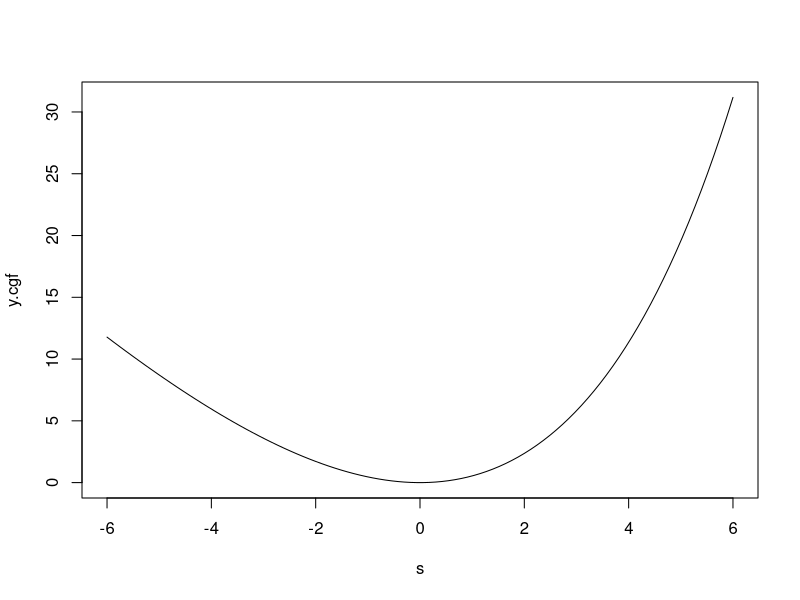
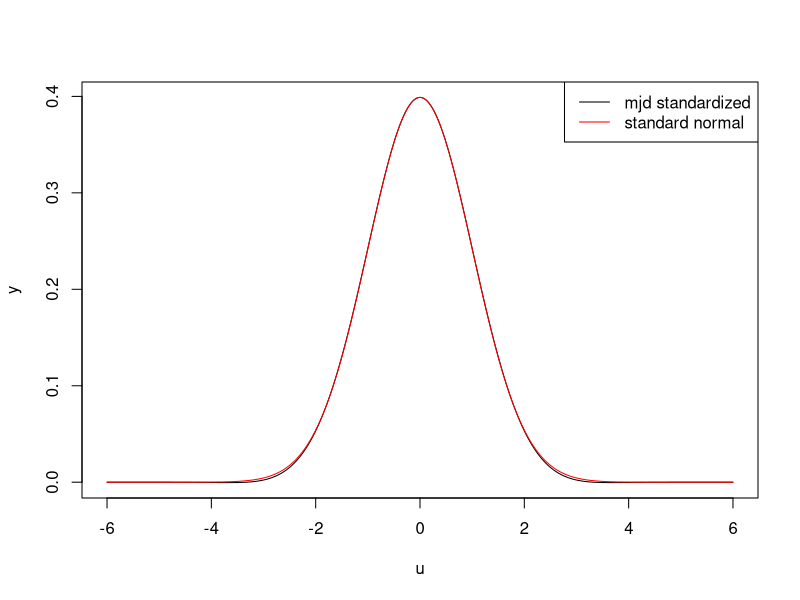
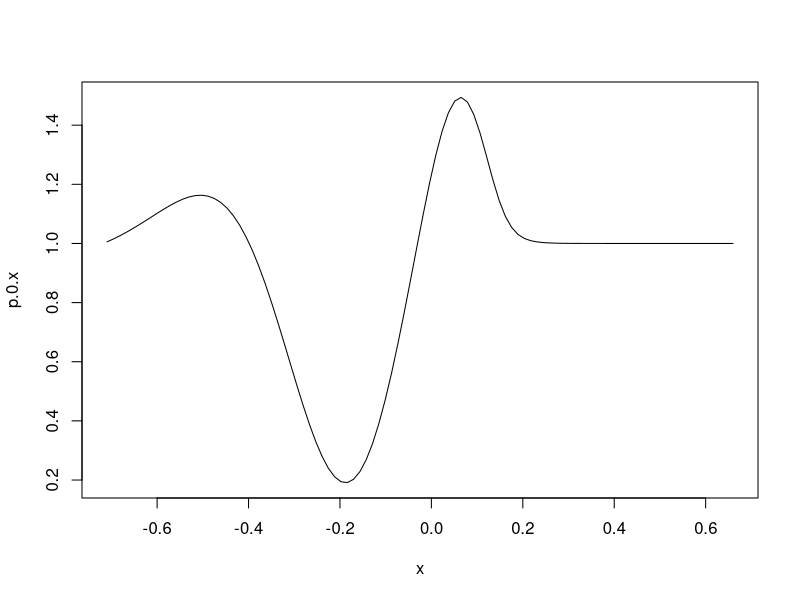
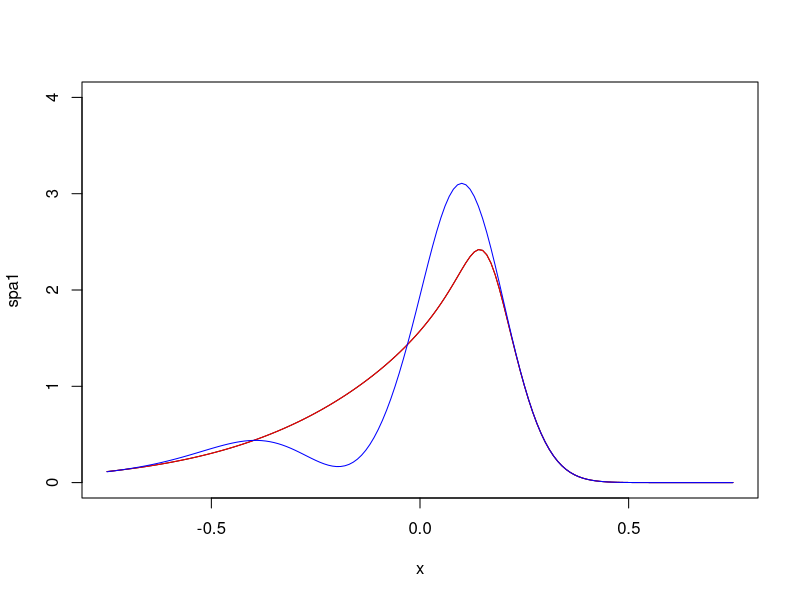
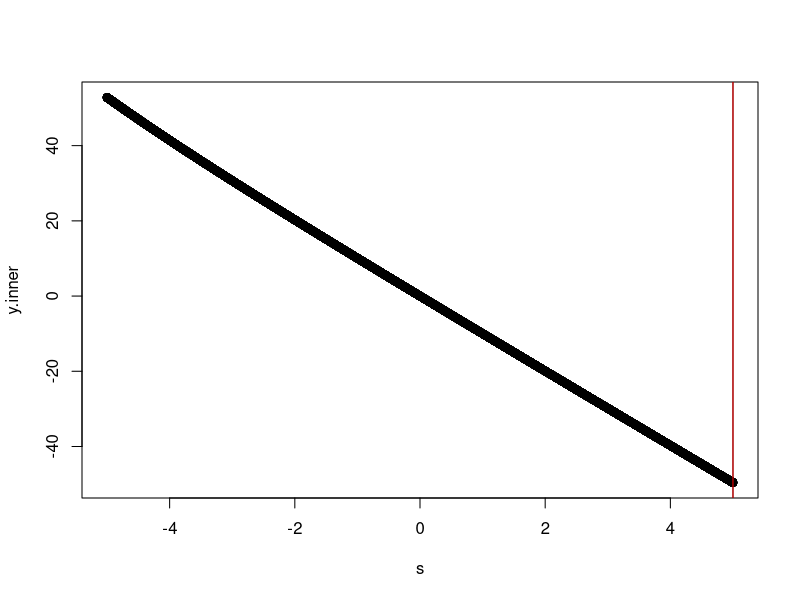

These figures' R source, in order: (Note: this script raises an error after producing the figures.)
# Program for inspacting the cgf of a Merton Jump Diffusion

param <- c("r"=0.03,"sigma"=0.2,"lambda"=1,"mu"=-0.5,"nu"=0.1, "x0"=0, "t"=1/4)

# K
mjd.cgf <- function(s, r=param["r"],sigma=param["sigma"],lambda=param["lambda"],
                    mu=param["mu"],nu=param["nu"], x0=param["x0"], t=param["t"]){
    k = exp(mu+0.5*nu^2) - 1
    s*x0 + s*t*(r-lambda*k-sigma^2/2) + s^2*sigma^2*t/2 +
        lambda*t*(exp(s*mu+s^2*nu^2/2)-1)
}
# K'
mjd.cgf.1 <- function(s, r=param["r"],sigma=param["sigma"],lambda=param["lambda"],
                      mu=param["mu"],nu=param["nu"], x0=param["x0"], t=param["t"]){
    k = exp(mu+0.5*nu^2) - 1
    x0+t*(r-lambda*k-sigma^2/2) + s*sigma^2*t + 
        (mu+nu^2*s) * lambda*t*exp(s*mu+s^2*nu^2/2)
}
# K''
mjd.cgf.2 <- function(s, r=param["r"],sigma=param["sigma"],lambda=param["lambda"],
                      mu=param["mu"],nu=param["nu"], x0=param["x0"], t=param["t"]){
    k = exp(mu+0.5*nu^2) - 1
    sigma^2*t + lambda*t*exp(s*mu+s^2*nu^2/2) * (nu^2+(mu+nu^2*s)^2)
}
# phi.stand
s.hat.fn <- function(s.start, x, cgf=mjd.cgf, cgf.1=mjd.cgf.1){
    nlminb(start=s.start, 
           objective=function(s,x){cgf(s)-s*x}, 
           gradient=function(s,x){cgf.1(s)-x}, 
           x=x)$par
}
# phi.stand
phi.stand <- function(s, x, cgf=mjd.cgf, cgf.1=mjd.cgf.1, cgf.2=mjd.cgf.2){
    s.hat <- s.hat.fn(0, x, cgf, cgf.1)
    exp(
        -cgf(s.hat) - 1i*s*x/sqrt(cgf.2(s.hat)) +
            cgf(
                1i*s/sqrt(cgf.2(s.hat)) + s.hat
            )
    )
}
phi.stand(0, 10)

cgf.stand <- function(s, x, cgf=mjd.cgf, cgf.1=mjd.cgf.1, cgf.2=mjd.cgf.2){
    s.hat <- s.hat.fn(0, x, cgf, cgf.1)
    (
        -cgf(s.hat) - s*x/sqrt(cgf.2(s.hat)) +
            cgf(
                s/sqrt(cgf.2(s.hat)) + s.hat
            )
    )
}
cgf.stand(0,10)
check <- nlminb(10, cgf.stand, x=100)$par
s <- seq(-6,6, length.out = 100)
y.cgf <- sapply(s, cgf.stand, x=12)
plot(s,y.cgf, type="l")

# plot phi.stand / sqrt(2*pi), versus standard normal
u <- seq(-6,6,0.01)
y <- sapply(u, function(u){Re(phi.stand(u, x=10))/(sqrt(2*pi))})
plot(u,y, type="l")
lines(u, dnorm(u,0,1),col="red")
legend("topright", legend=c("mjd standardized", "standard normal"), col=c("black", "red"), lty=c(1,1))

# as a function of x
p.0 <- function(x){
    u <- seq(-6,6,0.05)
    y <- sapply(u, function(u){Re(phi.stand(u, x))/(sqrt(2*pi))})
    sum(y)*(u[2]-u[1])
}
mjd.e <- mjd.cgf.1(0)
mjd.v <- mjd.cgf.2(0)
x <- seq(mjd.e - 2.5*sqrt(mjd.v), mjd.e+2.5*sqrt(mjd.v), length.out = 100)
p.0.x <- sapply(x, p.0)
plot(x, p.0.x,type="l")


# Plot aeld(exp(-x^2) and phi.stand change of variable)



# Approximate int phi.stand / sqrt(2*pi) with spa
s.stand.hat <- function(start, cgf, x){
    nlminb(start, cgf, x=x)$par
}

cgf.stand.1 <- function(s, x, cgf=mjd.cgf, cgf.1=mjd.cgf.1, cgf.2=mjd.cgf.2){
    s.hat <- s.hat.fn(0, x, cgf, cgf.1)
    (
         - x/sqrt(cgf.2(s.hat)) +
            cgf.1(
                s/sqrt(cgf.2(s.hat)) + s.hat
            ) / sqrt(cgf.2(s.hat))
    )
}
cgf.stand.2 <- function(s, x, cgf=mjd.cgf, cgf.1=mjd.cgf.1, cgf.2=mjd.cgf.2){
    s.hat <- s.hat.fn(0, x, cgf, cgf.1)
    (
            cgf.2(
                s/sqrt(cgf.2(s.hat)) + s.hat
            ) / cgf.2(s.hat)
    )
}
s.stand.hat.0 <- s.stand.hat(0, cgf.stand, x=12)
cgf.stand.1(s.stand.hat.0, x=12)
cgf.stand.2(s.stand.hat.0, x=12)

spa <- function(sp, x, cgf=mjd.cgf, cgf.2=mjd.cgf.2){
    exp(cgf(sp)-sp*x) / sqrt(2*pi*cgf.2(sp))
}
doublespa <- function(spa1, sp.stand, x){
    spa1 * exp(cgf.stand(sp.stand, x)) / sqrt(cgf.stand.2(sp.stand, x))
}
x = 0
sp <- s.hat.fn(0,x)
spa1 <- spa(sp, x)
sp.stand <- s.stand.hat(0, cgf.stand, x=x)
doublespa(spa1, sp.stand, x)

x <- seq(-0.75,0.75,by=0.01)
spa1 <- sapply(x, function(x){
    sp <- s.hat.fn(0,x)
    spa(sp, x)
})
spa2 <- sapply(x, function(x){
    sp <- s.hat.fn(0,x)
    spa1 <- spa(sp, x)
    sp.stand <- s.stand.hat(0, cgf.stand, x=x)
    doublespa(spa1, sp.stand, x)
})
p.0.x <- sapply(x, p.0)

plot(x,spa1, ylim=c(0,4), type="l")
lines(x, spa2, col="red")
lines(x,spa1*p.0.x, type="l", col="blue")

# Test for finding spa
x <- 10
s <- seq(-5,5,by=0.0001)
y.inner <- sapply(s, function(s){mjd.cgf(s)-s*x})
y.1 <- sapply(s, function(s){mjd.cgf.1(s)-x})
plot(s,y.inner)
abline(v=s[which.min(y.inner)])
abline(v=s[which.min(abs(y.1))], col="red")
abline(v=s.hat(s.start = 0, x=x)$par, col="blue")

